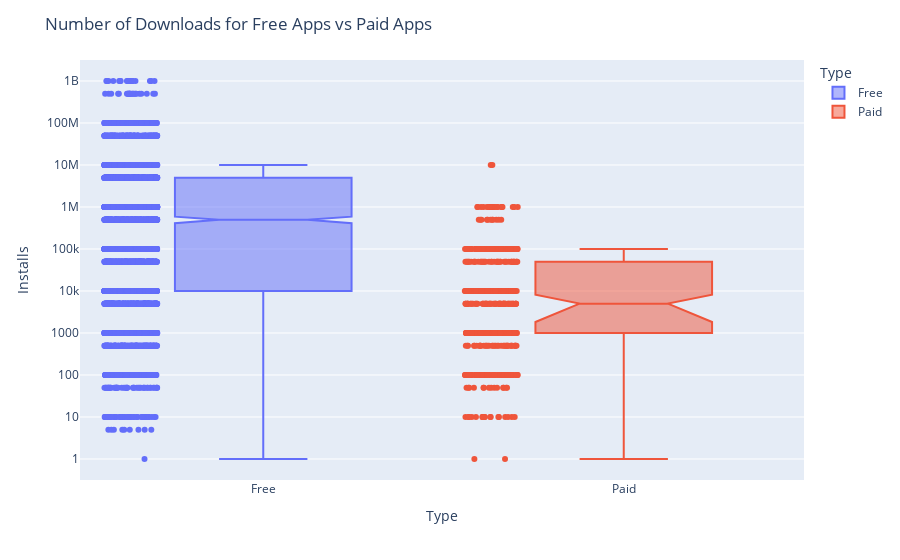

This figure's notebook cell:
### Code cell
df = df_apps_clean
fig = px.box(df, x="Type", y=df_apps_clean.Installs, points="all",color="Type",notched=True)
fig.update_layout(title="Number of Downloads for Free Apps vs Paid Apps",yaxis=dict(type='log'))
fig.show()

### Figure 1 — Plotly figure (JSON) as saved in the notebook; plotly's stock layout.template omitted (floating-point values rounded to 4 significant figures; data arrays with more than 128 entries replaced by an {"elided": "..."} marker saying what was removed)
{"data": [{"alignmentgroup": "True", "boxpoints": "all", "hovertemplate": "Type=%{x}<br>Installs=%{y}<extra></extra>", "legendgroup": "Free", "marker": {"color": "#636efa"}, "name": "Free", "notched": true, "offsetgroup": "Free", "orientation": "v", "showlegend": true, "type": "box", "x": {"elided": "7595 str values"}, "x0": " ", "xaxis": "x", "y": {"elided": "7595 int values"}, "y0": " ", "yaxis": "y"}, {"alignmentgroup": "True", "boxpoints": "all", "hovertemplate": "Type=%{x}<br>Installs=%{y}<extra></extra>", "legendgroup": "Paid", "marker": {"color": "#EF553B"}, "name": "Paid", "notched": true, "offsetgroup": "Paid", "orientation": "v", "showlegend": true, "type": "box", "x": {"elided": "589 str values"}, "x0": " ", "xaxis": "x", "y": {"elided": "589 int values"}, "y0": " ", "yaxis": "y"}], "layout": {"boxmode": "overlay", "legend": {"title": {"text": "Type"}, "tracegroupgap": 0}, "margin": {"t": 60}, "title": {"text": "Number of Downloads for Free Apps vs Paid Apps"}, "xaxis": {"anchor": "y", "categoryarray": ["Free", "Paid"], "categoryorder": "array", "domain": [0, 1], "title": {"text": "Type"}}, "yaxis": {"anchor": "x", "domain": [0, 1], "title": {"text": "Installs"}, "type": "log"}}}
